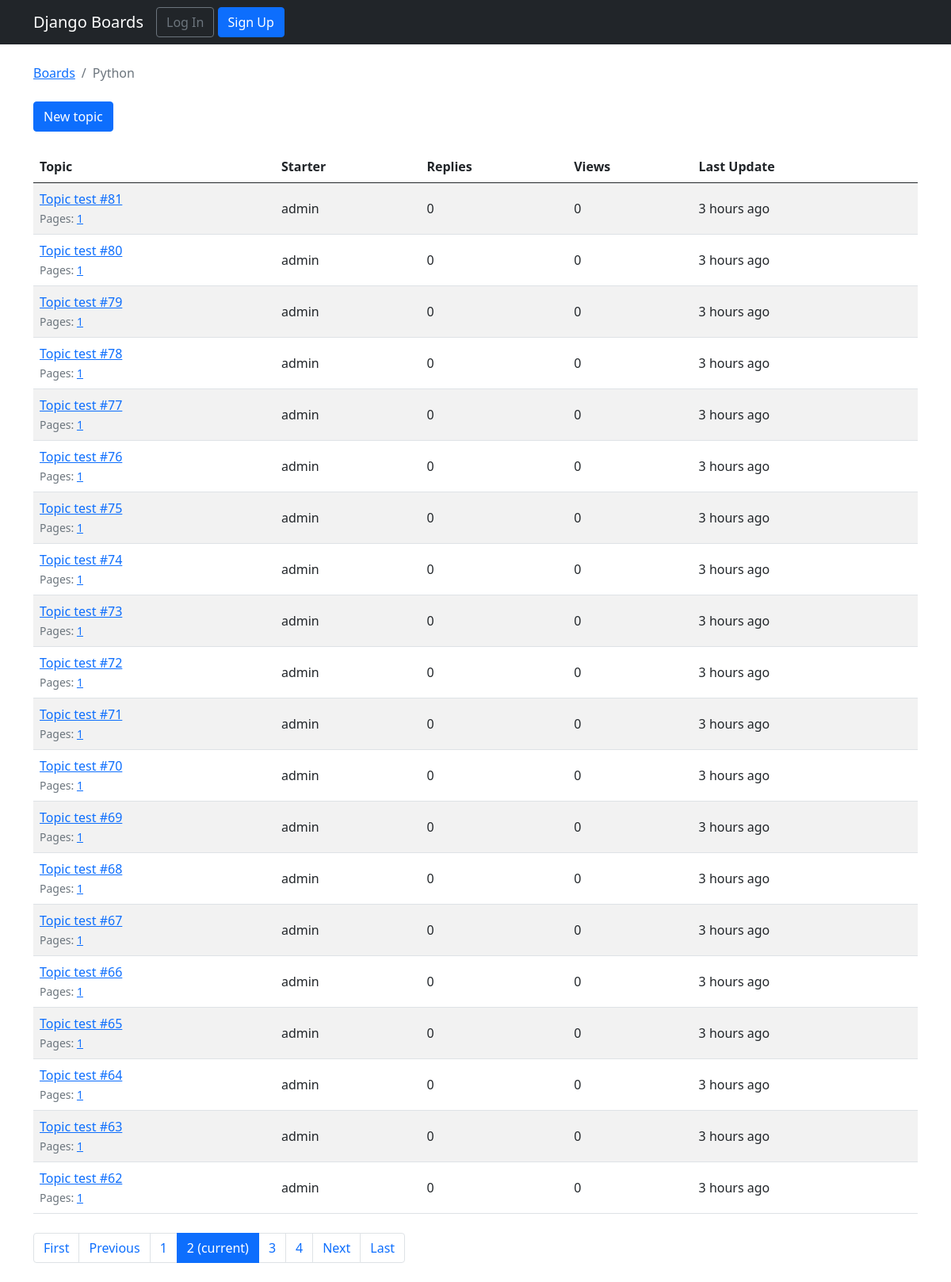
Screenshot of /boards/2/?page=2 with the database file from the repository.
### boards/models.py (models this page shows, shortened)
class Board(models.Model):
    name = models.CharField(max_length=30, unique=True)
    description= models.CharField(max_length=100)

class Topic(models.Model):
    subject= models.CharField(max_length=255)
    last_updated = models.DateTimeField(auto_now_add=True)
    board = models.ForeignKey(Board, related_name= 'topics', on_delete=CASCADE)
    starter = models.ForeignKey(User, related_name='topics', on_delete=CASCADE)
    views = models.PositiveIntegerField(default=0)
    def get_page_count(self):
        count = self.posts.count()
        pages = count / 20
        return math.ceil(pages)
    def has_many_pages(self, count=None):
        if count is None:
            count = self.get_page_count()
        return count > 6
    def get_page_range(self):
        count = self.get_page_count()
        if self.has_many_pages(count):
            return range(1, 5)
        return range(1, count + 1)

### boards/views.py (the view)
# urls.py: url(r'^boards/(?P<pk>\d+)/$', views.TopicListView.as_view(), name='board_topics'),
class TopicListView(ListView):
    model = Topic
    context_object_name = 'topics'
    template_name = 'topics.html'
    paginate_by = 20
    def get_context_data(self, **kwargs):
        kwargs['board'] = self.board
        return super().get_context_data(**kwargs)
    def get_queryset(self):
        self.board = get_object_or_404(Board, pk=self.kwargs.get('pk'))
        queryset = self.board.topics.order_by('-last_updated').annotate(replies=Count('posts') - 1)
        return queryset

### templates/topics.html (shortened to what this page needs)
{% extends 'base.html' %}
{% load humanize %}
{% block breadcrumb %}
  <li class="breadcrumb-item"><a href="{% url 'home' %}">Boards</a></li>
  <li class="breadcrumb-item active">{{ board.name }}</li>
{% endblock %}
{% block content %}
  <div class="mb-4">
    <a href="{% url 'new_topic' board.pk %}" class="btn btn-primary">New topic</a>
  </div>
  <table class="table table-striped mb-4">
    <thead class="thead-inverse">
      <tr>
        <th>Topic</th>
        <th>Starter</th>
        <th>Replies</th>
        <th>Views</th>
        <th>Last Update</th>
      </tr>
    </thead>
    <tbody>
      {% for topic in topics %}
        {% url 'topic_posts' board.pk topic.pk as topic_url %}
        <tr>
          <td>
            <p class="mb-0">
              <a href="{{ topic_url }}">{{ topic.subject }}</a>
            </p>
            <small class="text-muted">
              Pages:
              {% for i in topic.get_page_range %}
                <a href="{{ topic_url }}?page={{ i }}">{{ i }}</a>
              {% endfor %}
            </small>
          </td>
          <td class="align-middle">{{ topic.starter.username }}</td>
          <td class="align-middle">{{ topic.replies }}</td>
          <td class="align-middle">{{ topic.views }}</td>
          <td class="align-middle">{{ topic.last_updated|naturaltime }}</td>
        </tr>
      {% endfor %}
    </tbody>
  </table>
  {% include 'includes/pagination.html' %}
{% endblock %}

### rows the page displays
Board: name "Python"
Topic: subject "Topic test #81", get_page_range "1", starter.username "admin", replies "0", views "0", last_updated "3 hours ago"
Topic: subject "Topic test #80", get_page_range "1", starter.username "admin", replies "0", views "0", last_updated "3 hours ago"
Topic: subject "Topic test #79", get_page_range "1", starter.username "admin", replies "0", views "0", last_updated "3 hours ago"
Topic: subject "Topic test #78", get_page_range "1", starter.username "admin", replies "0", views "0", last_updated "3 hours ago"
Topic: subject "Topic test #77", get_page_range "1", starter.username "admin", replies "0", views "0", last_updated "3 hours ago"
Topic: subject "Topic test #76", get_page_range "1", starter.username "admin", replies "0", views "0", last_updated "3 hours ago"
Topic: subject "Topic test #75", get_page_range "1", starter.username "admin", replies "0", views "0", last_updated "3 hours ago"
Topic: subject "Topic test #74", get_page_range "1", starter.username "admin", replies "0", views "0", last_updated "3 hours ago"
Topic: subject "Topic test #73", get_page_range "1", starter.username "admin", replies "0", views "0", last_updated "3 hours ago"
Topic: subject "Topic test #72", get_page_range "1", starter.username "admin", replies "0", views "0", last_updated "3 hours ago"
Topic: subject "Topic test #71", get_page_range "1", starter.username "admin", replies "0", views "0", last_updated "3 hours ago"
Topic: subject "Topic test #70", get_page_range "1", starter.username "admin", replies "0", views "0", last_updated "3 hours ago"
Topic: subject "Topic test #69", get_page_range "1", starter.username "admin", replies "0", views "0", last_updated "3 hours ago"
Topic: subject "Topic test #68", get_page_range "1", starter.username "admin", replies "0", views "0", last_updated "3 hours ago"
Topic: subject "Topic test #67", get_page_range "1", starter.username "admin", replies "0", views "0", last_updated "3 hours ago"
Topic: subject "Topic test #66", get_page_range "1", starter.username "admin", replies "0", views "0", last_updated "3 hours ago"
Topic: subject "Topic test #65", get_page_range "1", starter.username "admin", replies "0", views "0", last_updated "3 hours ago"
Topic: subject "Topic test #64", get_page_range "1", starter.username "admin", replies "0", views "0", last_updated "3 hours ago"
Topic: subject "Topic test #63", get_page_range "1", starter.username "admin", replies "0", views "0", last_updated "3 hours ago"
Topic: subject "Topic test #62", get_page_range "1", starter.username "admin", replies "0", views "0", last_updated "3 hours ago"

### other values shown
{{ page_num }} "1" "3" "4"
{{ page_num }} "2"
